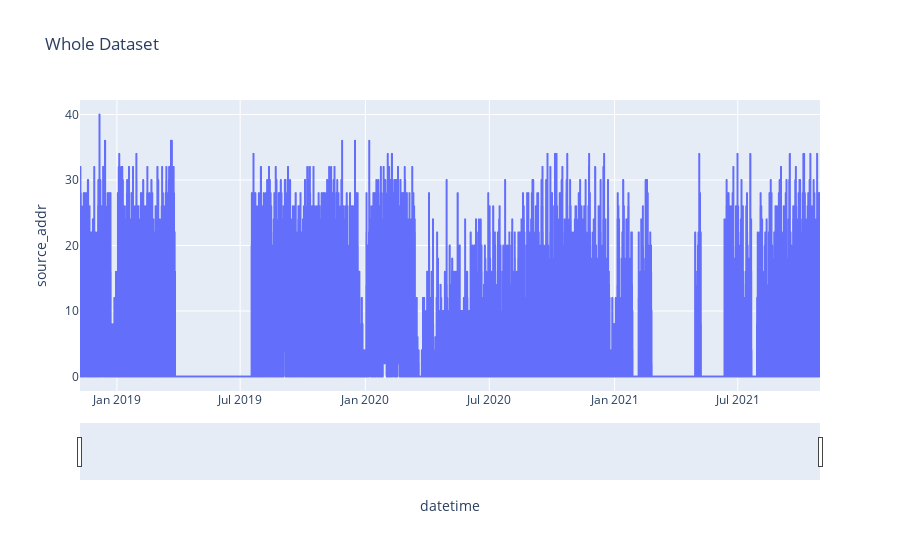

Notebook source saved alongside this figure:
### Code cell
fig = px.line(df.reset_index(), x='datetime', y='source_addr', title='Whole Dataset')

fig.update_xaxes(
    rangeslider_visible=True,
)
fig.show()

### Figure 1 — Plotly figure (JSON) as saved in the notebook; plotly's stock layout.template omitted (floating-point values rounded to 4 significant figures; data arrays with more than 128 entries replaced by an {"elided": "..."} marker saying what was removed)
{"data": [{"hovertemplate": "datetime=%{x}<br>source_addr=%{y}<extra></extra>", "legendgroup": "", "line": {"color": "#636efa", "dash": "solid"}, "marker": {"symbol": "circle"}, "mode": "lines", "name": "", "showlegend": false, "type": "scattergl", "x": {"elided": "26090 str values"}, "xaxis": "x", "y": {"elided": "26090 int values"}, "yaxis": "y"}], "layout": {"legend": {"tracegroupgap": 0}, "title": {"text": "Whole Dataset"}, "xaxis": {"anchor": "y", "domain": [0, 1], "rangeslider": {"visible": true}, "title": {"text": "datetime"}}, "yaxis": {"anchor": "x", "domain": [0, 1], "title": {"text": "source_addr"}}}}
